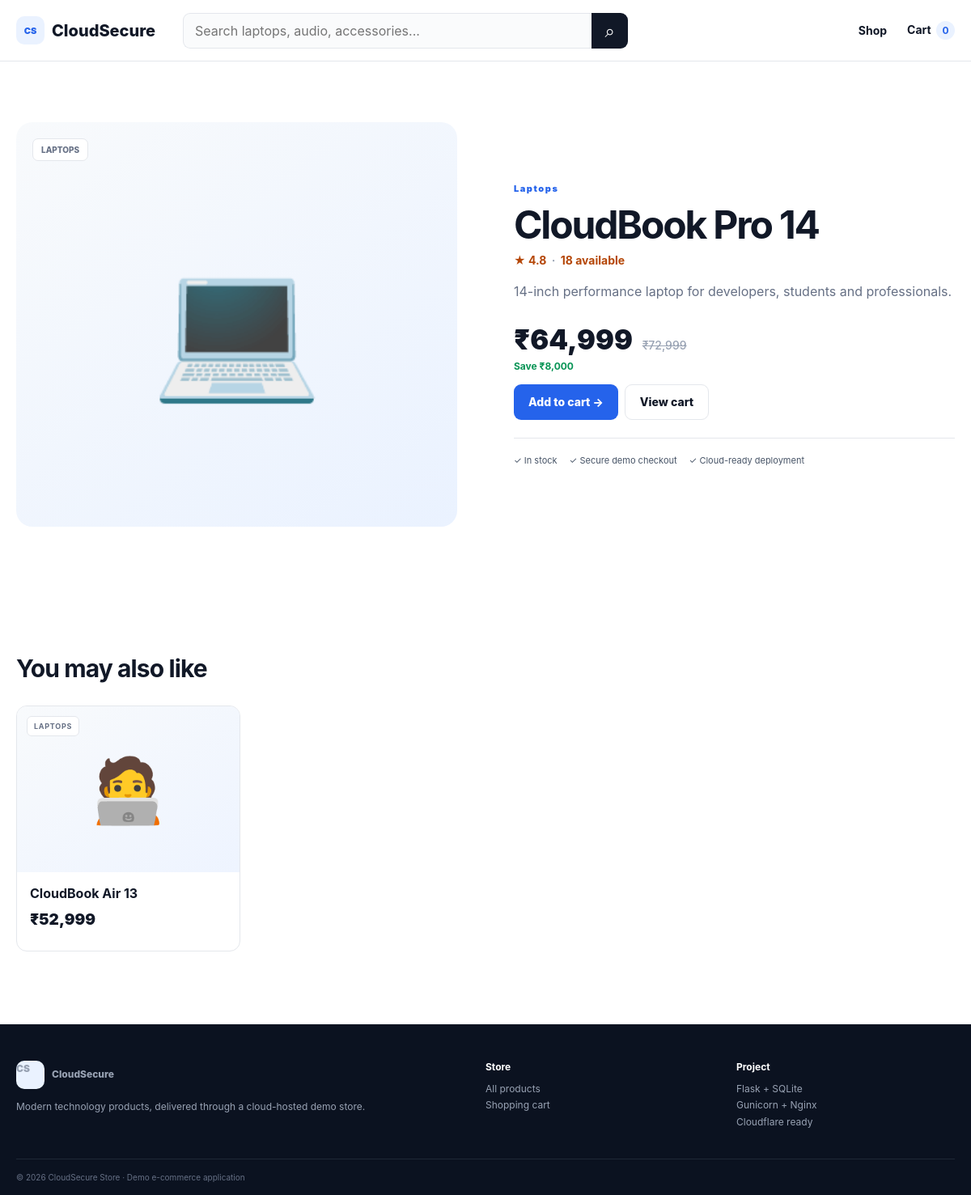
Page /product/1 on the committed database.
### tables this page shows
CREATE TABLE products (
            id INTEGER PRIMARY KEY AUTOINCREMENT,
            name TEXT NOT NULL,
            category TEXT NOT NULL,
            price INTEGER NOT NULL,
            old_price INTEGER NOT NULL,
            emoji TEXT NOT NULL,
            description TEXT NOT NULL,
            rating REAL NOT NULL,
            stock INTEGER NOT NULL
        );

### app.py (the view)
@app.route("/product/<int:product_id>")
def product(product_id):
    item = get_product(product_id)
    if not item:
        abort(404)
    related = db().execute(
        "SELECT * FROM products WHERE category=? AND id!=? LIMIT 4",
        (item["category"], product_id),
    ).fetchall()
    return render_template("product.html", product=item, related=related)

### app.py (called while the page is built, shortened)
def db():
    if "db" not in g:
        g.db = sqlite3.connect(DB_PATH)
        g.db.row_factory = sqlite3.Row
    return g.db

def get_product(product_id):
    return db().execute("SELECT * FROM products WHERE id=?", (product_id,)).fetchone()

def get_cart():
    return session.get("cart", {})

def cart_details():
    cart = get_cart()
    items = []
    total = 0
    count = 0
    return items, total, count

@app.context_processor
def global_values():
    _, total, count = cart_details()
    return {"cart_count": count, "cart_total": total}

@app.template_filter("money")
def money(value):
    return f"₹{int(value):,}"

### templates/product.html (shortened to what this page needs)
{% extends "base.html" %}
{% block content %}
<section class="container product-page">
  <div class="detail-art"><span>{{ product['emoji'] }}</span><small>{{ product['category'] }}</small></div>
  <div class="detail-info"><div class="eyebrow">{{ product['category'] }}</div><h1>{{ product['name'] }}</h1><div class="rating large-rating">★ {{ product['rating'] }} <span>·</span> {{ product['stock'] }} available</div><p>{{ product['description'] }}</p><div class="detail-price">{{ product['price']|money }} <del>{{ product['old_price']|money }}</del></div><div class="saving">Save {{ (product['old_price']-product['price'])|money }}</div><form method="post" action="{{ url_for('add_to_cart', product_id=product['id']) }}"><button class="btn primary">Add to cart →</button><a class="btn outline" href="{{ url_for('cart') }}">View cart</a></form><div class="product-notes"><span>✓ In stock</span><span>✓ Secure demo checkout</span><span>✓ Cloud-ready deployment</span></div></div>
</section>
{% if related %}<section class="container section"><div class="section-title"><h2>You may also like</h2></div><div class="product-grid">{% for p in related %}<article class="product-card"><a class="product-art" href="{{ url_for('product', product_id=p['id']) }}"><span>{{ p['emoji'] }}</span><b>{{ p['category'] }}</b></a><div class="product-body"><a href="{{ url_for('product', product_id=p['id']) }}"><h3>{{ p['name'] }}</h3></a><div class="price">{{ p['price']|money }}</div></div></article>{% endfor %}</div></section>{% endif %}
{% endblock %}

### static/css/style.css (style rules this page uses)
:root { --ink:#111827;--muted:#667085;--line:#e4e7ec;--soft:#f7f9fc;--blue:#2563eb;--blue2:#1d4ed8;--dark:#111827;--green:#079455;--orange:#b54708;--white:#fff }
* { box-sizing:border-box }
html { scroll-behavior:smooth }
body { margin:0;font-family:Inter,ui-sans-serif,system-ui,-apple-system,BlinkMacSystemFont,"Segoe UI",sans-serif;color:var(--ink);background:#fff }
a { text-decoration:none;color:inherit }
button,input,select { font:inherit }
.container { width:min(1180px,calc(100% - 40px));margin:auto }
.eyebrow { font-size:11px;letter-spacing:.14em;font-weight:900;color:var(--blue) }
h1 { font-size:56px;line-height:1.03;letter-spacing:-.045em;margin:13px 0 21px }
.btn { display:inline-flex;align-items:center;justify-content:center;border:0;border-radius:9px;padding:12px 18px;font-weight:800;cursor:pointer;font-size:14px;min-height:44px }
.btn.primary { background:var(--blue);color:#fff }
.btn.outline { border:1px solid var(--line);margin-left:8px;background:#fff }
.section { padding-top:70px;padding-bottom:70px }
.section-title,.shop-heading { display:flex;justify-content:space-between;align-items:end;margin-bottom:28px }
.section-title h2,.shop-heading h1 { margin:7px 0 0 }
.section-title h2 { font-size:30px;letter-spacing:-.03em }
.product-grid { display:grid;grid-template-columns:repeat(4,1fr);gap:18px }
.product-card { border:1px solid var(--line);border-radius:13px;overflow:hidden;background:#fff;transition:transform .18s,box-shadow .18s }
.product-art { height:205px;background:linear-gradient(145deg,#f8fafc,#eef4ff);position:relative;display:grid;place-items:center }
.product-art span { font-size:78px }
.product-art b { position:absolute;left:12px;top:12px;padding:6px 8px;border-radius:6px;background:#fff;border:1px solid var(--line);font-size:9px;text-transform:uppercase;letter-spacing:.08em;color:#667085 }
.product-body { padding:16px }
.product-body h3 { margin:0 0 7px;font-size:16px }
.rating { color:var(--orange);font-size:12px;font-weight:750 }
.rating span { color:#98a2b3;margin:0 3px }
.price { font-size:19px;font-weight:900;margin:11px 0 }
.product-page { display:grid;grid-template-columns:1fr 1fr;gap:70px;align-items:center;padding-top:75px;padding-bottom:80px }
.detail-art { height:500px;border-radius:20px;background:linear-gradient(145deg,#f8fafc,#eaf2ff);display:grid;place-items:center;position:relative }
.detail-art span { font-size:170px }
.detail-art small { position:absolute;top:20px;left:20px;background:#fff;border:1px solid var(--line);padding:7px 10px;border-radius:7px;font-size:10px;text-transform:uppercase;font-weight:850;color:var(--muted) }
.detail-info h1 { font-size:48px;margin-bottom:10px }
.detail-info>p { color:var(--muted);font-size:16px;line-height:1.8;max-width:550px }
.large-rating { font-size:14px }
.detail-price { font-size:34px;font-weight:950;margin-top:24px }
.detail-price del { font-size:14px;color:#98a2b3;font-weight:500;margin-left:5px }
.saving { color:var(--green);font-weight:750;font-size:12px;margin:5px 0 15px }
.product-notes { display:flex;gap:15px;flex-wrap:wrap;border-top:1px solid var(--line);padding-top:20px;margin-top:22px;color:#475467;font-size:11px }

### rows in the picture
products: emoji "💻", category "LAPTOPS", category "Laptops", name "CloudBook Pro 14", rating "4.8", stock "18", description "14-inch performance laptop for developers, students and professionals.", price "₹64,999", old_price "₹72,999", (product['old_price']-product['price'])|money "₹8,000"
products: emoji "🧑‍💻", category "LAPTOPS", name "CloudBook Air 13", price "₹52,999"

### other values in the picture
{{ cart_count }} "0"
